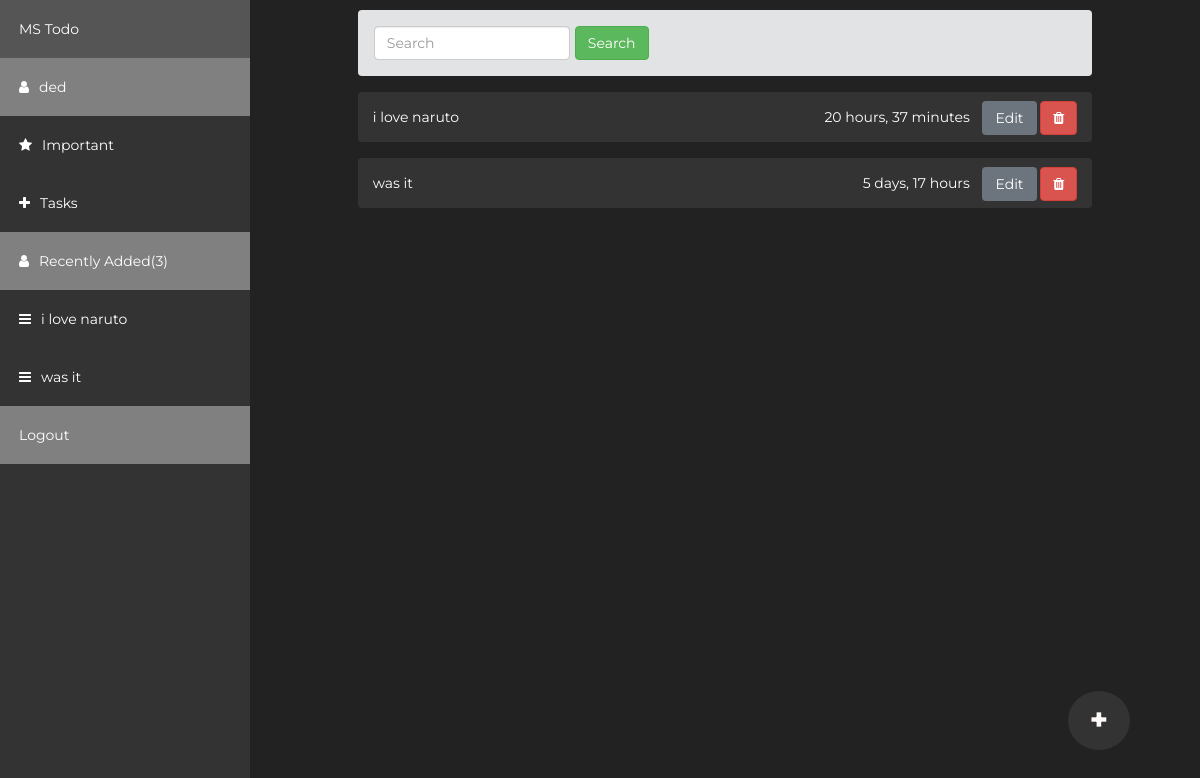
Screenshot of / (signed in) with the database file from the repository.
### core/models.py (models this page shows, shortened)
class Task(models.Model):
	title = models.CharField(max_length=100)
	completed = models.BooleanField(default=False)
	detail = models.TextField(blank=True)
	author = models.ForeignKey(User,on_delete=models.CASCADE)
	created = models.DateTimeField(auto_now_add=True)
	important = models.ManyToManyField(User,related_name="important",blank=True,default=None)

### core/views.py (the view)
# urls.py: path('', views.home , name = "home"),
@login_required(login_url='login')
def home(request):
	tasks = Task.objects.filter(author=request.user).order_by("-created")
	side_tasks = Task.objects.filter(author=request.user).order_by("-created")[:3]
	search = request.GET.get('search','')
	if search:
		tasks = tasks.filter(title__icontains=search).order_by("-created")
	if request.method == 'POST':
		form = PostForm(request.POST or None)
		if form.is_valid():
			obj = form.save(commit = False)
			obj.author = request.user
			obj.save()
			form = PostForm()
		return redirect('home')
	else:
		form = PostForm()
	context = {'tasks':tasks,"form":form,"side_tasks":side_tasks}
	return render(request,'core/home.html',context)

### core/forms.py
class PostForm(ModelForm):
	title = forms.CharField(label='',
               widget=forms.TextInput(
                        attrs={'placeholder': "Add your task",
                            "class": "form-control"}
                    ))
	class Meta:
		model = Task
		fields =['title','detail']

### core/context_processors.py (called while the page is built)
def context_data(request):
    form = PostForm()
    data = {
        'form':form,
    }
    return data

### core/templates/core/home.html (shortened to what this page needs)
{% extends 'core/base.html' %}
{% load static %}
{% load crispy_forms_tags %}
{% block content %}
{% include 'core/sidebar.html' %}
 <div class="addtaskbtn" data-toggle="modal" data-target="#exampleModal">
        +
 </div>
  <div class="content">
    <div class="alert alert-secondary" style="width:80%;margin:auto;">
   <form class="form-inline my-2 my-lg-0" method="GET" action="/">
      <input class="form-control mr-sm-2" name="search" type="search" placeholder="Search" aria-label="Search">
      <button class="btn btn-success my-2 my-sm-0" type="submit">Search</button>
    </form>
    </div>
      {% for task in tasks %}
          <div class="alert alert-info alerts" style="background-color: #333; color: white;">
            <a href="{% url 'detail' task.id %}">{{task.title}} </a>
            <div class="float-right" style="margin-top: -6px;">
                <span class="alert" style="padding:8px 8px; background-color: #333;">{{ task.created|timesince }}</span>
                <button  data-toggle="modal" data-target="#updatemodal" class="btn btn-secondary" >Edit</button>
                <button  data-toggle="modal" data-target="#deletemodal" class="btn btn-danger"><i class="fa fa-trash"></i></button>
            </div>
             </div>
       {% empty %}
            <div class="alert alert-info" style="margin-top:20px;"> Add task to show here !</div>
            <div style="display: flex;justify-content: center;">
              <img src="{% static 'images/note.svg' %}" style="width: 50%;">
            </div>
       {% endfor %}
  </div>
{% endblock %}

### core/templates/core/sidebar.html
<div class="sidebar">
      <a href="{% url 'home' %}" class="todos">MS Todo</a>
      <a class="active" href="#home"><i class="fa fa-user" style="margin-right:10px;"></i><span class="name">{{request.user}}</span></a>
      <a href="{% url 'important' %}"><i class="fa fa-star" style="margin-right:10px;"></i><span class="name">Important</a>
      <a href="#contact" data-toggle="modal" data-target="#exampleModal"><i class="fa fa-plus" style="margin-right:10px;"></i><span class="name">Tasks</span></a>
    <span class="todos">
      	<a class="active"><i class="fa fa-user" style="margin-right:10px;"></i>Recently Added(3)</a>
      	{% for task in side_tasks %}
          <a><i class="fa fa-bars" style="margin-right:10px;"></i>{{task.title}}</a>
         {% empty %}
         <a href="#about" class="down" style=""><i class="fa fa-bars" style="margin-right:10px;"></i><span class="name">No tasks added yet!</span></a>
          {% endfor %}
    </span>
       <a class="active" href="{% url 'logout' %}">Logout</a>
</div>

### static/css/home.css (style rules this page uses)
:root { --flamenco: "Flamenco", cursive; --monst: "Montserrat", sans-serif; }
body { margin: 0; font-family: var(--monst); background: #222; color: snow; }
a { color: white; }
.sidebar { color: white; width: 250px; background-color: #333; position: fixed; height: 100%; overflow: auto; }
.sidebar a { display: block; color: white; padding: 19px; text-decoration: none; }
.addtaskbtn { position: fixed; padding: 8px 22px; bottom:50px; right: 70px; font-weight: 800; font-size: 30px; border-radius: 50%; background: #333; cursor: pointer; transition: 0.3s ease-in-out; }
.sidebar a.active { background-color: gray; color: white; }
.content { margin-left: 250px; padding: 10px 16px; }
.alerts { width: 80%; margin: auto; border:none; margin-top: 16px; }

### rows the page displays
Task: title "i love naruto", created "20 hours, 37 minutes"
Task: title "was it", created "5 days, 17 hours"

### other values shown
{{ request.user }} "ded"
